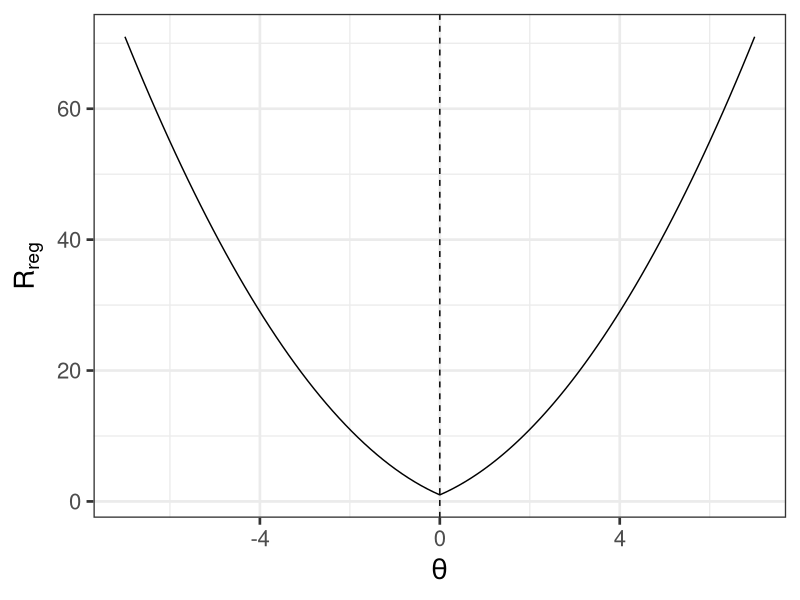
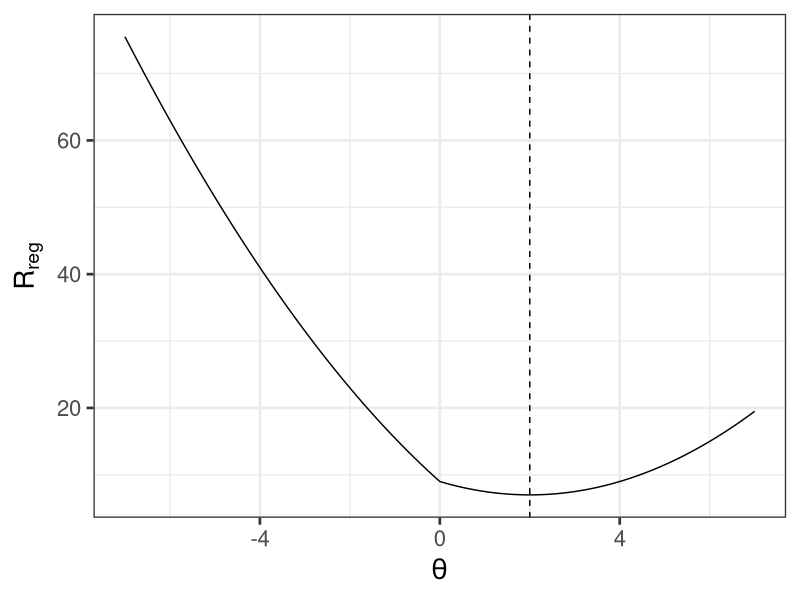
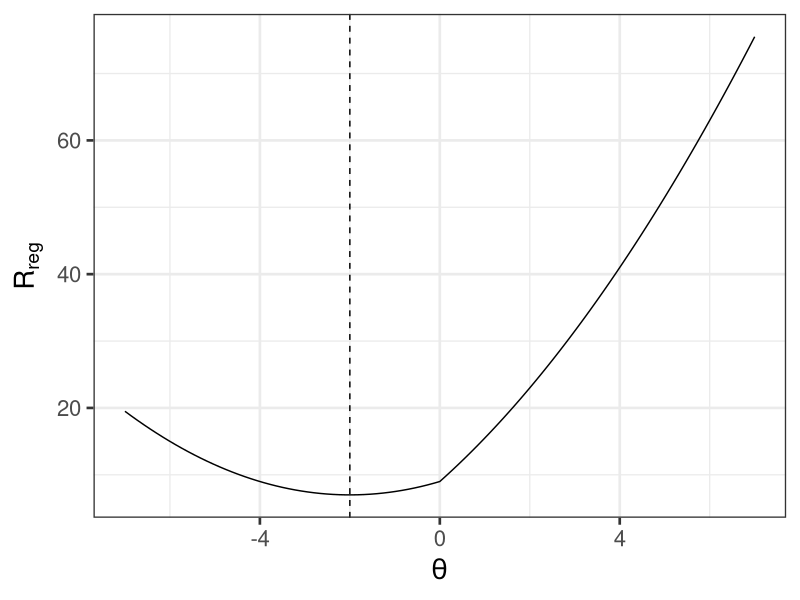

Here is the R script that generated these plots, in order:
# Plot univariate lasso objectives with single observation (shifted by +1)
# fun1 plots lasso with (x,y)=(1,0) and lambda=3
# fun2 plots lasso with (x,y)=(1,-4) and lambda=2
# fun3 plots lasso with (x,y)=(1,4) and lambda=2

library(ggplot2)

lambda = 2

fun1 <- function(x){
  return(x^2 + 3*abs(x)+ 1)
}

fun2 <- function(x){
  return(0.5*(x-4)^2 + lambda*abs(x)+ 1)
}

fun3 <- function(x){
  return(0.5*(x+4)^2 + lambda*abs(x)+ 1)
}


p1 <- ggplot() +
  xlim(-7, 7) +
  geom_function(fun = fun1) +
  xlab(expression(theta)) +
  ylab(expression(R[reg])) +
  geom_vline(xintercept = 0,
             linetype="dashed") +
  theme_bw(base_size = 20)

pdf("../figure/th_l1_zero.pdf")
print(p1)
dev.off()

p2 <- ggplot() +
  xlim(-7, 7) +
  geom_function(fun = fun2) +
  xlab(expression(theta)) +
  ylab(expression(R[reg])) +
  geom_vline(xintercept = 4 - lambda,
             linetype="dashed") +
  theme_bw(base_size = 20)

pdf("../figure/th_l1_pos.pdf")
print(p2)
dev.off()

p3 <- ggplot() +
  xlim(-7, 7) +
  geom_function(fun = fun3) +
  xlab(expression(theta)) +
  ylab(expression(R[reg])) +
  geom_vline(xintercept = -4 + lambda,
             linetype="dashed") +
  theme_bw(base_size = 20)


pdf("../figure/th_l1_neg.pdf")
print(p3)
dev.off()
